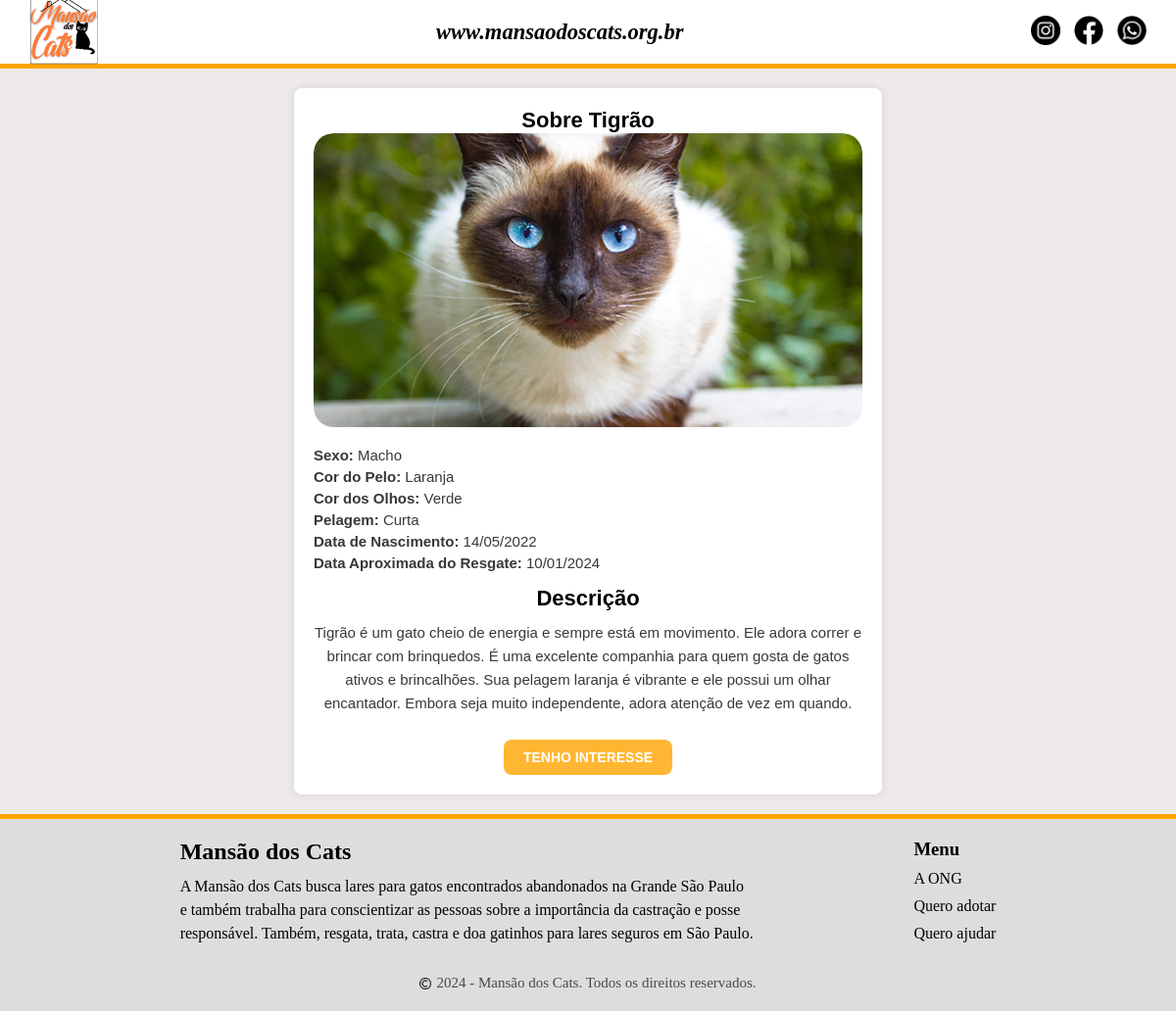
Screenshot of /pages/gatos.php?id=2 with the database file from the repository.
### tables this page shows
CREATE TABLE tb_gatos (
    id INT AUTO_INCREMENT PRIMARY KEY, 
    nome VARCHAR(100) NOT NULL,        
    sexo ENUM('Macho', 'Fêmea') NOT NULL, 
    cor_pelo VARCHAR(50) NOT NULL,    
    cor_olhos VARCHAR(50),            
    tm_pelagem ENUM('Curta', 'Média', 'Longa') NOT NULL, 
    dt_nasc_aprox DATE,               
    dt_resgate DATE NOT NULL,         
    desc_detalhada TEXT,              
    foto LONGBLOB DEFAULT NULL,       
    adotado BOOLEAN DEFAULT FALSE    
);

### pages/gatos.php (the view, shortened to what this page needs)
<?php
include('../config.php');
if (isset($_GET['id']) && is_numeric($_GET['id'])) {
  $id = intval($_GET['id']);
} else {
  echo "Nenhum gato selecionado.";
  exit;
}
if ($id) {
  $stmt = $conn->prepare("SELECT * FROM tb_gatos WHERE id = ?");
  $stmt->bind_param("s", $id);
  $stmt->execute();
  $result = $stmt->get_result();
  if ($result->num_rows > 0) {
    $gato = $result->fetch_assoc();
  } else {
    echo "Gato não encontrado.";
    exit;
  }
} else {
  echo "Nenhum gato selecionado.";
  exit;
}
?>
<!DOCTYPE html>
<html lang="pt-br">
<head>
  <link rel="stylesheet" href="../assets/styles/gatos.css">
</head>
<body>
  <?php include('../includes/header.php'); ?>
  <main>
  <div class="container">
    <h1>Sobre <?php echo htmlspecialchars($gato['nome']); ?></h1>
    <div class="box">
      <?php if (!empty($gato['foto'])): ?>
        <img src="<?php echo htmlspecialchars($gato['foto']); ?>" alt="Foto de <?php echo htmlspecialchars($gato['nome']); ?>">
      <?php else: ?>
        <p>Foto não disponível.</p>
      <?php endif; ?>
    </div>
    <ul>
      <li><strong>Sexo:</strong> <?php echo htmlspecialchars($gato['sexo']); ?></li>
      <li><strong>Cor do Pelo:</strong> <?php echo htmlspecialchars($gato['cor_pelo']); ?></li>
      <li><strong>Cor dos Olhos:</strong> <?php echo htmlspecialchars($gato['cor_olhos'] ?: 'Não informada'); ?></li>
      <li><strong>Pelagem:</strong> <?php echo htmlspecialchars($gato['tm_pelagem']); ?></li>
      <li><strong>Data de Nascimento:</strong> <?php
                                                echo $gato['dt_nasc_aprox'] ? date('d/m/Y', strtotime($gato['dt_nasc_aprox'])) : 'Não informada';
                                                ?></li>
      <li><strong>Data Aproximada do Resgate:</strong> <?php
                                                        echo date('d/m/Y', strtotime($gato['dt_resgate'])); ?></li>
    </ul>
    <div>
      <h2>Descrição</h2>
      <p><?php echo nl2br(htmlspecialchars($gato['desc_detalhada'])); ?></p>
    </div>
    <div class="interesse">
      <form action="formulario.php" method="POST">
        <button type="submit" class="btn-interesse">TENHO INTERESSE</button>
      </form>
    </div>
  </div>
</main>
  <?php include('../includes/footer.php'); ?>
</body>
</html>

### assets/styles/gatos.css (style rules this page uses)
* { box-sizing: border-box; margin: 0; padding: 0; }
main { background-color: #eeeaea; padding: 20px; font-family: Arial, sans-serif; }
.container { max-width: 600px; margin: 0 auto; padding: 20px; background-color: white; box-shadow: 0 0 10px rgba(0, 0, 0, 0.1); border-radius: 8px; text-align: center; }
.container h1, .container h2 { color: #000000; font-size: 22px; font-family: Arial, sans-serif; }
.container .box { width: 100%; height: 300px; overflow: hidden; position: relative; text-align: center; border-radius: 20px; margin-bottom: 20px; }
.container .box img { width: 100%; height: 100%; object-fit: cover; border-radius: 20px; }
.container ul { list-style: none; padding: 0; margin: 15px 0; text-align: left; }
.container ul li { color: #3a3737; font-size: 15px; margin: 5px 0; }
.container div p { color: #3a3737; font-size: 15px; line-height: 1.6; margin: 10px 0; font-family: Arial, sans-serif; }
.btn-interesse { display: inline-block; padding: 10px 20px; font-size: 14px; font-weight: bold; color: white; background-color: rgba(255, 165, 0, 0.8); border: none; border-radius: 8px; cursor: pointer; text-decoration: none; transition: background-color 0.3s ease; margin-top: 15px; font-family: Arial, sans-serif; }

### rows the page displays
tb_gatos: nome "Tigrão", foto (picture), sexo "Macho", cor_pelo "Laranja", cor_olhos "Verde", tm_pelagem "Curta", dt_nasc_aprox "14/05/2022", dt_resgate "10/01/2024", desc_detalhada "Tigrão é um gato cheio de energia e sempre está em movimento. Ele adora correr e brincar com brinquedos. É uma excelente companhia para quem gosta de gatos ativos e brincalhões. Sua pelagem laranja é vibrante e ele possui um olhar encantador. Embora seja muito independente, adora atenção de vez em quando."
